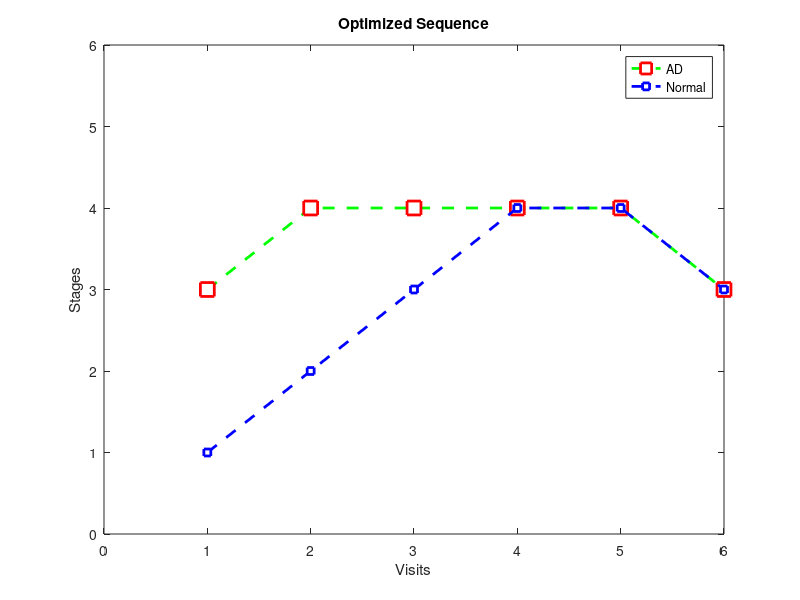

Reproduce this figure in MATLAB.
%% Implementation of Viterbi Algorithm
%%
clc,clear all,close all;

states={'1','2','3', '4'}; %The 4 "hidden" states

Nst=length(states);
obs={'short term memory loss','rapid mood change','misplacing things', 'Challenges in planning or solving problems','New problems with words in speaking or writing','critical lass of mental functioning' }; % the 6 observations.

%Initial Probabilities of states
I_prob=[0.332 0.435 0.625 0.815]';

% Transition Probabilities of states
T_prob=[0.415 .585 0 0; 0.15 .225 .625 0;0 0.125 .29 0.585; 0 0 0.325 0.675]; % 4 states  (Needs to be transposed)

% Observation prob( Prob of observation given the state)
%O_prob=[0.6 0.2 0.15 0.05; 0.05 0.10 0.35 0.50 ; 0.25 0.25 0.25 0.25; 0.34 0.15 0.21 0.05; 0.26 0.16 0.34 0.05; 0.44 0.15 0.24 0.25]';
O_prob=[0.6 0.2 0.15 0.05 0.34 0.31; 0.05 0.10 0.35 0.50 0.24 0.15 ; 0.25 0.25 0.25 0.25 0.23 0.43; 0.34 0.15 0.21 0.05 0.45 0.15]';

% Here 1 refers to short term memory loss' 
%2 for'rapid mood change',
%3 for 'misplacing things',
%4 for 'Challenges in planning or solving problems'
% 5 for 'New problems with words in speaking or writing',
% 6 for 'critical lass of mental functioning'
oblist=[2 3 1 3 5 6];% List of observations
 lob=length(oblist);
del=zeros(Nst,lob);% collection of the maximum probability values at each stage
maxlist=del;
mx=zeros(1,lob);
for t=1:lob
    if t==1
        del(:,t)=I_prob.*O_prob(oblist(t),:)'; %Initialization
       [p mx(t)]=max(del(:,t));
        continue;
    end
    %Recursive Phase
    
    for j=1:Nst
        [del(j,t) maxlist(j,t)]=max(del(:,t-1).*T_prob(:,j));
    end
    del(:,t)=del(:,t).*O_prob(oblist(t),:)';
    [p mx(t)]=max(del(:,t)); % Read 4) in readme
end

        % Termination and Backtrack stage
dec_state=zeros(1,lob);
decode_state=cell(1,lob);
[pstar dec_state(lob)]=max(del(:,lob));

for t=lob-1:-1:1
    dec_state(t)=maxlist(dec_state(t+1),t+1);
end

for t=1:lob
decode_state{t}=states{dec_state(t)};    
end

%%
%%
states_normal={'1','2','3', '4'}; %The 4 "hidden" states

Nst_normal=length(states_normal);
obs={'short term memory loss','rapid mood change','misplacing things', 'Challenges in planning or solving problems','New problems with words in speaking or writing','critical lass of mental functioning' }; % the 6 observations.

%Initial Probabilities of states
I_prob_normal=[0.815 0.625 0.435 0.332]';

% Transition Probabilities of states
T_prob_normal=[0.415 .585 0 0; 0.15 .225 .625 0;0 0.125 .29 0.585; 0 0 0.325 0.675]; % 4 states  (Needs to be transposed)

% Observation prob( Prob of observation given the state)
%O_prob=[0.6 0.2 0.15 0.05; 0.05 0.10 0.35 0.50 ; 0.25 0.25 0.25 0.25; 0.34 0.15 0.21 0.05; 0.26 0.16 0.34 0.05; 0.44 0.15 0.24 0.25]';
O_prob_normal=[0.6 0.2 0.15 0.05 0.34 0.31; 0.05 0.10 0.35 0.50 0.24 0.15 ; 0.25 0.25 0.25 0.25 0.23 0.43; 0.34 0.15 0.21 0.05 0.45 0.15]';

% Here 1 refers to short term memory loss' 
%2 for'rapid mood change',
%3 for 'misplacing things',
%4 for 'Challenges in planning or solving problems'
% 5 for 'New problems with words in speaking or writing',
% 6 for 'critical lass of mental functioning'
oblist_normal=[2 3 1 3 5 6];% List of observations
 lob_n=length(oblist_normal);
del_n=zeros(Nst_normal,lob_n);% collection of the maximum probability values at each stage
maxlist_n=del_n;
mx_n=zeros(1,lob_n);
for t=1:lob_n
    if t==1
        del_n(:,t)=I_prob_normal.*O_prob_normal(oblist_normal(t),:)'; %Initialization
       [p mx_n(t)]=max(del_n(:,t));
        continue;
    end
    %Recursive Phase
    
    for j=1:Nst_normal
        [del_n(j,t) maxlist_n(j,t)]=max(del_n(:,t-1).*T_prob_normal(:,j));
    end
    del_n(:,t)=del_n(:,t).*O_prob_normal(oblist_normal(t),:)';
    [p mx_n(t)]=max(del_n(:,t)); % Read 4) in readme
end

        % Termination and Backtrack stage
dec_state_n=zeros(1,lob_n);
decode_state_n=cell(1,lob_n);
[pstar dec_state_n(lob_n)]=max(del_n(:,lob_n));

for t=lob_n-1:-1:1
    dec_state_n(t)=maxlist_n(dec_state_n(t+1),t+1);
end

for t=1:lob_n
decode_state_n{t}=states_normal{dec_state_n(t)};    
end
%%

dec_graph_AD = str2double(decode_state);
disp('Optimized Sequence for AD phase')
disp(dec_state)

dec_graph_normal = str2double(decode_state_n);
disp('Optimized Sequence for Normal phase')
disp(decode_state_n)

visits = 1:6;
y_AD= dec_graph_AD;
y_normal= dec_graph_normal;
%y= 1:6;
%plot(visits, y);
%plot(decode_state{t}, t);
%plot(visits, y);

plot(visits,y_AD,'--gs',...
    'LineWidth',2,...
    'MarkerSize',10,...
    'MarkerEdgeColor','r',...
    'MarkerFaceColor',[1,1,1]);
hold on
plot(visits,y_normal,'--bs',...
    'LineWidth',2,...
    'MarkerSize',5,...
    'MarkerEdgeColor','b',...
    'MarkerFaceColor',[1,1,1])
hold off
%visits = linspace(1,6,1)
xlim([0 6])
ylim([0 6])


title('Optimized Sequence')
xlabel('Visits')
ylabel('Stages')
legend('AD','Normal')